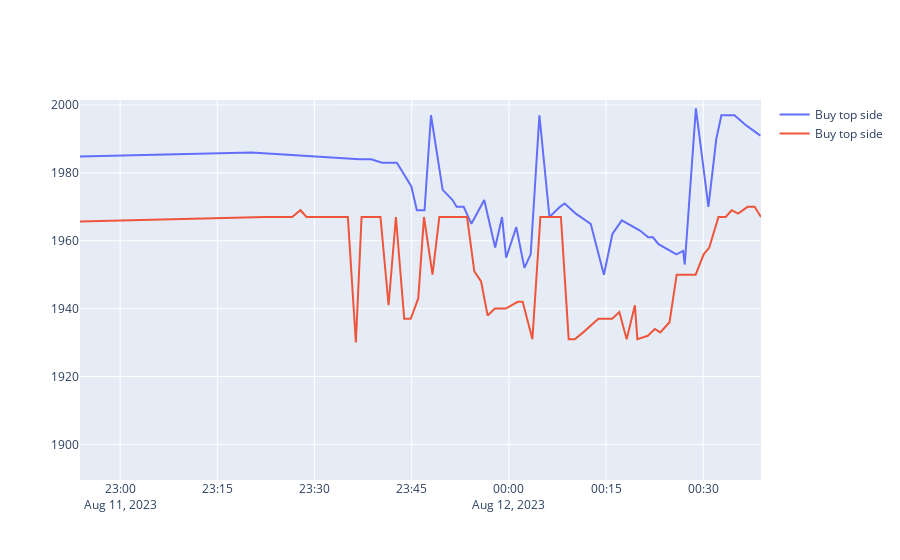

Notebook source saved alongside this figure:
### Code cell
import plotly.express as px
import plotly.graph_objects as go
db_df = df[df["name"] == name]
fig = go.Figure()
high_db_df = db_df.sort_values(["high_time"], ascending=True)
low_db_df = db_df.sort_values(["low_time"], ascending=True)
fig.add_trace(go.Scatter(x=high_db_df["high_time"], y=high_db_df["high"],
                    mode='lines',
                    name='Buy top side'))
fig.add_trace(go.Scatter(x=low_db_df["low_time"], y=low_db_df["low"],
                    mode='lines',
                    name='Buy top side'))
fig.show()

### Figure 1 — Plotly figure (JSON) as saved in the notebook; plotly's stock layout.template omitted (floating-point values rounded to 4 significant figures; data arrays with more than 128 entries replaced by an {"elided": "..."} marker saying what was removed)
{"data": [{"mode": "lines", "name": "Buy top side", "type": "scatter", "x": {"elided": "17963 str values"}, "y": {"elided": "17963 int values"}}, {"mode": "lines", "name": "Buy top side", "type": "scatter", "x": {"elided": "17963 str values"}, "y": {"elided": "17963 int values"}}], "layout": {"autosize": true, "xaxis": {"autorange": false, "range": ["2023-08-11 22:53:48.4407", "2023-08-12 00:38:55"], "type": "date"}, "yaxis": {"autorange": false, "range": [1889.0, 2001.0], "type": "linear"}}}
